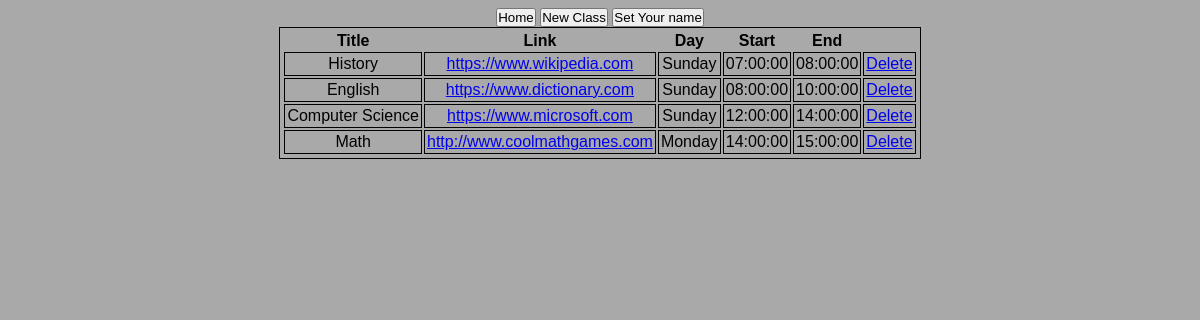
The page /configure on the database its author committed.
### SchooLinky.py (models this page shows)
class StudentClass(db.Model):
    id = db.Column(db.Integer, primary_key=True, nullable=False)
    title = db.Column(db.String(255), nullable=False, server_default="Generic Course")
    link = db.Column(db.String(255), server_default="https://www.google.com")
    day = db.Column(db.String(10))
    start = db.Column(db.Time, default=datetime.time(0, 0))
    end = db.Column(db.Time, default=datetime.time(0, 0))

### SchooLinky.py (the view)
@app.route('/configure', methods=['POST', 'GET'])
def configure():
    if request.method == 'POST':
        title = request.form['title']
        if title == "": title = "Generic Course"
        link = request.form['link']
        if link == "": link = "https://www.google.com"
        day = request.form['day']
        try:
            s1, s2 = request.form['start'].split(':', 1)
            e1, e2 = request.form['end'].split(':', 1)
        except:
            s1 = 0
            s2 = 0
            e1 = 0
            e2 = 0
        start = datetime.time(int(s1), int(s2))
        end = datetime.time(int(e1), int(e2))
        new_class = StudentClass(title=title, link=link, day=day, start=start, end=end)
        try:
            db.session.add(new_class)
            db.session.commit()
            return redirect('/configure')
        except:
            return redirect('/error')
    else:
        classes = StudentClass.query.order_by(StudentClass.start).all()
        return render_template("/public/configure.html", classes=classes)

### templates/public/configure.html (shortened to what this page needs)
{% extends 'base.html' %}
{% block body %}
<button id="homeBtn">Home</button>
<button id="newClassBtn">New Class</button>
<button id="setNameBtn">Set Your name</button>
<table>
  <tr>
    <th>Title</th>
    <th>Link</th>
    <th>Day</th>
    <th>Start</th>
    <th>End</th>
    <th></th>
  </tr>
  {% for class in classes %}
  <tr>
    <td>{{class.title}}</td>
    <td> <a href="{{class.link}}" target="_blank">{{class.link}} </a></td>
    <td>{{class.day}}</td>
    <td>{{class.start}}</td>
    <td>{{class.end}}</td>
    <td><a href="/delete/{{class.id}}">Delete</a></td>
  </tr>
  {% endfor %}
</table>
{% endblock %}

### templates/base.html (shortened to what this page needs)
<!DOCTYPE html>
<html>
    <head>
        <link rel="stylesheet" href="{{ url_for('static', filename='css/main.css') }}">
    </head>
    <body style="background-color: darkgray;">
        {% block body %}{% endblock %}
    </body>
</html>

### static/css/main.css (style rules this page uses)
* { font-family: sans-serif; text-align: center; padding: 0; }
table, td, tr { padding: 2px; border: 1px solid black; text-align: center; margin-left: auto; margin-right: auto; }

### rows shown on the page
StudentClass: title "History", link "https://www.wikipedia.com", day "Sunday", start "07:00:00", end "08:00:00"
StudentClass: title "English", link "https://www.dictionary.com", day "Sunday", start "08:00:00", end "10:00:00"
StudentClass: title "Computer Science", link "https://www.microsoft.com", day "Sunday", start "12:00:00", end "14:00:00"
StudentClass: title "Math", link "http://www.coolmathgames.com", day "Monday", start "14:00:00", end "15:00:00"
